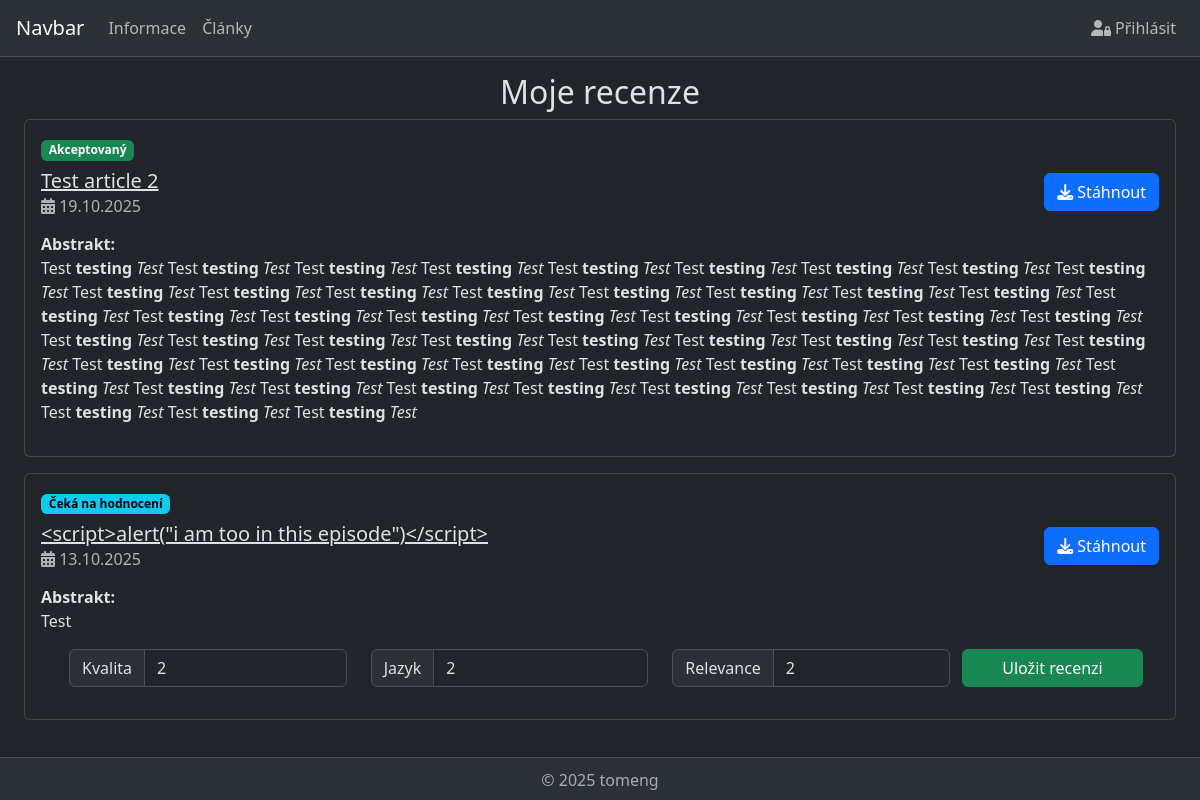
Screenshot of /editor/reviews.php (signed in) with the database file from the repository.
### tables this page shows
CREATE TABLE `reviews` (
  `id` int(11) NOT NULL AUTO_INCREMENT,
  `article` int(11) NOT NULL,
  `editor` int(11) NOT NULL,
  `quality` float DEFAULT -1,
  `language` float DEFAULT -1,
  `relevancy` float DEFAULT -1,
  PRIMARY KEY (`id`),
  KEY `con_article` (`article`),
  KEY `con_editor` (`editor`),
  CONSTRAINT `con_article` FOREIGN KEY (`article`) REFERENCES `articles` (`id`),
  CONSTRAINT `con_editor` FOREIGN KEY (`editor`) REFERENCES `users` (`id`)
);

CREATE TABLE `articles` (
  `id` int(11) NOT NULL AUTO_INCREMENT,
  `title` text NOT NULL,
  `date` date NOT NULL DEFAULT curdate(),
  `abstract` text NOT NULL,
  `file` text NOT NULL,
  `author` int(11) NOT NULL,
  `status` enum('waiting','accepted','denied') NOT NULL DEFAULT 'waiting',
  PRIMARY KEY (`id`),
  KEY `con_author` (`author`),
  CONSTRAINT `con_author` FOREIGN KEY (`author`) REFERENCES `users` (`id`)
);

### api/api.php (called while the page is built, shortened)
<?php
class API {
    private PDO $pdo;
    function __construct()
    {
        $servername = "localhost";
        $username = "root";
        $password = "";
        $dbname = "web_sem";
        $pdo = new PDO("mysql:host=$servername; dbname=$dbname", $username, $password);
        $pdo->setAttribute(PDO::ATTR_ERRMODE, PDO::ERRMODE_EXCEPTION);
        $this->pdo = $pdo;
    }
    function fetchSQL(string $sql, array $params, bool $all = false): array | null {
        $stmt = $this->pdo->prepare($sql);
        $stmt->execute($params);
        $res = $stmt->fetchAll(PDO::FETCH_ASSOC);
        if ($all) return $res;
        else if ($res == []) return [];
        else return $res[0];
    }
    function getUser(string $login): User | ApiError {
        $sql = "SELECT * FROM users WHERE login = :login";
        $data = $this->fetchSQL($sql, ["login" => $login]);
        if ($data == null) return new ApiError(ApiErrorList::BAD_LOGIN);
        else {
            return new User($data);
        }
    }
    function getUserFromId(int $id): User | ApiError {
        $sql = "SELECT * FROM users WHERE id = :id";
        $data = $this->fetchSQL($sql, ["id" => $id]);
        if ($data == null) return new ApiError(ApiErrorList::BAD_LOGIN);
        else {
            return new User($data);
        }
    }
    function currentUser(): User | null {
        $user = $this->getUser($_SESSION['login']);
        return $user;
    }
    function getUserReviews(int $user): array | ApiError {
        if ($this->currentUser() == null || $this->currentUser()->role != Role::EDITOR)
            return new ApiError(ApiErrorList::NO_ACCESS);
        $sql = "SELECT * FROM reviews WHERE editor = :editor";
        $data = $this->fetchSQL($sql, ["editor" => $user], true);
        $res = [];
        if ($data != null) {
            foreach ($data as $review) $res[] = new Review($review);
        }
        return $res;
    }
    function getArticle(int $id): Article | ApiError {
        if ($this->currentUser() == null || $this->currentUser()->role != Role::EDITOR)
            return new ApiError(ApiErrorList::NO_ACCESS);
        $sql = "SELECT * FROM articles WHERE id = :id";
        $data = $this->fetchSQL($sql, ["id" => $id]);
        return new Article($data);
    }
}
class User {
    function __construct($data)
    {
        $this->role = Role::from(intval($data['role']));
        $this->id = intval($data['id']);
    }
}
class Article {
    function __construct($data) {
        $api = new API();
        $this->title = $data['title'];
        $this->date = new DateTime($data['date']);
        $this->abstract = $data['abstract'];
        $this->file = $data['file'];
        $this->status = $data['status'];
        $this->author = $api->getUserFromId($data['author']);
    }
}
class Review {
    function __construct($data) {
        $this->id = $data["id"];
        $this->article = $data["article"];
        $this->quality = $data["quality"];
        $this->language = $data["language"];
        $this->relevancy = $data["relevancy"];
    }
}

### editor/reviews.php (the view, shortened to what this page needs)
<!DOCTYPE html>
<html lang="en" data-bs-theme="dark">
<head>
    <?php include('template/commonhead.php') ?>
</head>
<body>
<?php include 'template/navigation.php' ?>
<div class="mx-2 mx-md-4">
    <h2 class="text-center">Moje recenze</h2>
    <?php
    $api = new API();
    $user = $api->currentUser();
    if ($user != null && $user->role == Role::EDITOR): $reviews = $api->getUserReviews($user->id) ?>
    <ul class="list-group gap-3">
        <?php foreach ($reviews as $review): $article = $api->getArticle($review->article) ?>
        <div class="card">
            <div class="card-body">
                <?php switch($article->status):
                case 'waiting': ?>
                    <span class="badge text-bg-info">Čeká na hodnocení</span>
                    <?php break;
                case 'accepted': ?>
                    <span class="badge text-bg-success">Akceptovaný</span>
                    <?php break;
                case 'denied': ?>
                <?php endswitch ?>
                <div class="row">
                    <div class="col-lg-10">
                        <h5 class="card-title text-decoration-underline my-2"><?=htmlspecialchars($article->title)?></h5>
                        <h6 class="card-subtitle mb-2 text-body-secondary">
                            <i class="fas fa-calendar-days"></i> <?=$article->date->format('d.m.Y')?>
                        </h6>
                    </div>
                    <div class="btn-group col-lg-2 my-auto justify-content-end">
                        <a type="button" class="btn btn-primary flex-lg-grow-0" href="/storage/articles/<?= $article->file ?>" target="_blank">
                            <i class="fas fa-download me-1"></i>Stáhnout
                        </a>
                    </div>
                </div>
                <div class="card-text my-2">
                    <b>Abstrakt: </b>
                    <div class="abstract"><?=$article->abstract?></div>
                </div>
                <?php if ($article->status == 'waiting'): ?>
                <form id="reviewForm" data-id="<?= $review->id ?>">
                        <div class="row mx-3">
                            <div class="input-group mb-3 col-lg">
                                <label class="input-group-text" for="quality">Kvalita</label>
                                <input type="number" min="1" max="5" step="0.5"
                                       value="<?= $review->quality != -1 ? $review->quality : '' ?>"
                                       class="form-control" id="quality" name="quality">
                            </div>
                            <div class="input-group mb-3 col-lg">
                                <label class="input-group-text" for="language">Jazyk</label>
                                <input type="number" min="1" max="5" step="0.5"
                                       value="<?= $review->language != -1 ? $review->language : '' ?>"
                                       class="form-control" id="language" name="language">
                            </div>
                            <div class="input-group mb-3 col-lg">
                                <label class="input-group-text" for="relevancy">Relevance</label>
                                <input type="number" min="1" max="5" step="0.5"
                                       value="<?= $review->relevancy != -1 ? $review->relevancy : '' ?>"
                                       class="form-control" id="relevancy" name="relevancy">
                            </div>
                            <button type="submit" class="btn btn-success mb-3 col-12 col-lg-2">Uložit recenzi</button>
                        </div>
                </form>
                <?php endif ?>
            </div>
        </div>
        <?php endforeach ?>
    </ul>
    <?php else: ?>
        <div class="alert alert-danger" role="alert">Obsah pouze pro autory článků</div>
    <?php endif ?>
</div>
<?php include 'template/footer.php' ?>
</body>
</html>

### template/commonhead.php (style rules this page uses)
body { display: flex; flex-direction: column; min-height: 100vh; }
body > div { flex: 1; }

### rows the page displays
reviews: shows "Akceptovaný", article.title "Test article 2", article.date "19.10.2025", article.abstract "Test testing Test Test testing Test Test testing Test Test testing Test Test testing Test Test testing Test Test testing Test Test testing Test Test testing Test Test testing Test Test testing Test Test testing Test Test testing Test Test testing Test Test testing Test Test testing Test Test testing Test Test testing Test Test testing Test Test testing Test Test testing Test Test testing Test Test testing Test Test testing Test Test testing Test Test testing Test Test testing Test Test testing Test Test testing Test Test testing Test Test testing Test Test testing Test Test testing Test Test testing Test Test testing Test Test testing Test Test testing Test Test testing Test Test testing…"
reviews: shows "Čeká na hodnocení", article.title "<script>alert(\"i am too in this episode\")</script>", article.date "13.10.2025", article.abstract "Test", quality "2", language "2", relevancy "2"

### other values shown
$label "Informace"
$label "Články"
